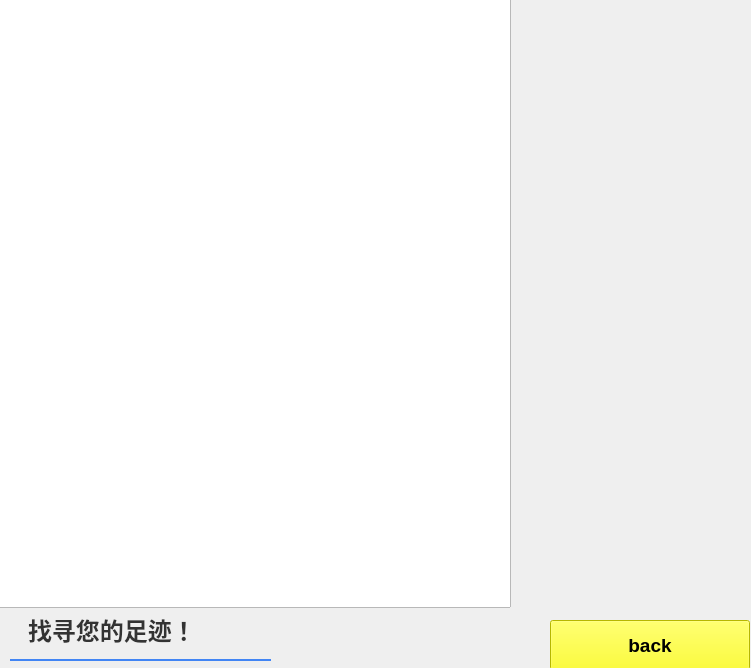
<?xml version="1.0" encoding="UTF-8"?>
<ui version="4.0">
 <class>statistic</class>
 <widget class="QWidget" name="statistic">
  <property name="geometry">
   <rect>
    <x>0</x>
    <y>0</y>
    <width>751</width>
    <height>668</height>
   </rect>
  </property>
  <property name="windowTitle">
   <string>Form</string>
  </property>
  <property name="styleSheet">
   <string notr="true">QWidget {
    background: qlineargradient(
        x1:0, y1:0, x2:1, y2:0,
        stop:0 #e0f7fa,
        stop:1 #ffffff
    );
}
</string>
  </property>
  <widget class="QGraphicsView" name="mapView">
   <property name="geometry">
    <rect>
     <x>-40</x>
     <y>-60</y>
     <width>551</width>
     <height>668</height>
    </rect>
   </property>
  </widget>
  <widget class="QPushButton" name="pushButton_4">
   <property name="geometry">
    <rect>
     <x>550</x>
     <y>620</y>
     <width>200</width>
     <height>50</height>
    </rect>
   </property>
   <property name="font">
    <font>
     <pointsize>14</pointsize>
     <bold>true</bold>
    </font>
   </property>
   <property name="styleSheet">
    <string notr="true">color: rgb(0, 0, 0);
background-color: rgb(255,255, 0);</string>
   </property>
   <property name="text">
    <string>back</string>
   </property>
  </widget>
  <widget class="QLabel" name="label">
   <property name="geometry">
    <rect>
     <x>10</x>
     <y>600</y>
     <width>261</width>
     <height>61</height>
    </rect>
   </property>
   <property name="font">
    <font>
     <family>Segoe UI</family>
     <pointsize>18</pointsize>
     <italic>false</italic>
     <bold>true</bold>
    </font>
   </property>
   <property name="styleSheet">
    <string notr="true">QLabel {
    font: bold 18pt &quot;Segoe UI&quot;;  /* 字体设置 */
    color: #333333;              /* 深灰色文字 */
    padding: 8px 12px;           /* 内边距 */
    background-color: transparent; /* 透明背景 */
    border-bottom: 2px solid #4285F4; /* 蓝色下划线 */
}

</string>
   </property>
   <property name="text">
    <string>找寻您的足迹！</string>
   </property>
  </widget>
 </widget>
 <resources/>
 <connections/>
</ui>
